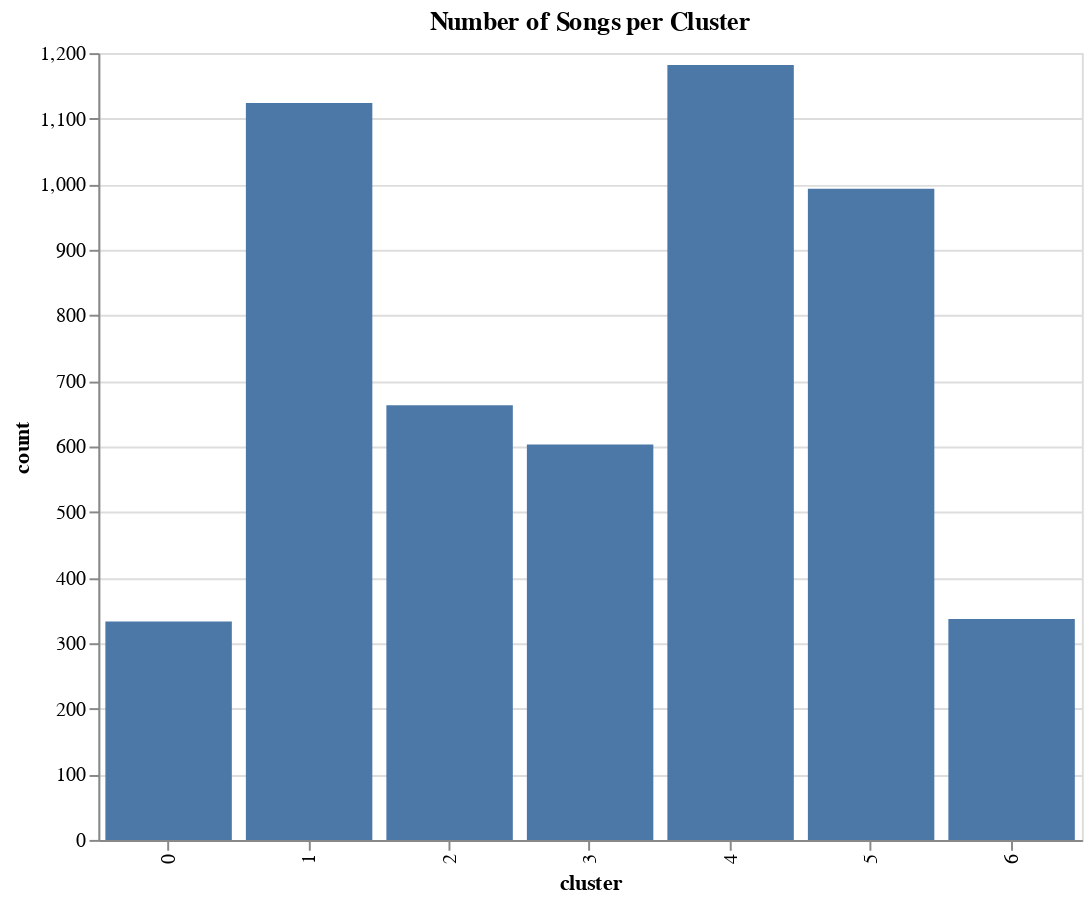

Notebook code cell kept with this figure:
### Code cell
cluster_sizes = df_kmean['cluster'].value_counts().reset_index()
cluster_sizes.columns = ['cluster','count']

alt.Chart(cluster_sizes).mark_bar().encode(
    x='cluster:N',
    y='count:Q',
    tooltip=['cluster','count']
).properties(title='Number of Songs per Cluster',
    width=500,
    height=400)

### Figure 1 — Vega-Lite specification as saved in the notebook (floating-point values rounded to 4 significant figures)
{"config": {"view": {"continuousWidth": 300, "continuousHeight": 300}}, "data": {"name": "data-f5aff80d1590a16bef9ff893ba045ebb"}, "mark": {"type": "bar"}, "encoding": {"tooltip": [{"field": "cluster", "type": "quantitative"}, {"field": "count", "type": "quantitative"}], "x": {"field": "cluster", "type": "nominal"}, "y": {"field": "count", "type": "quantitative"}}, "height": 400, "title": "Number of Songs per Cluster", "width": 500, "$schema": "https://vega.github.io/schema/vega-lite/v5.20.1.json", "datasets": {"data-f5aff80d1590a16bef9ff893ba045ebb": [{"cluster": 4, "count": 1182}, {"cluster": 1, "count": 1124}, {"cluster": 5, "count": 993}, {"cluster": 2, "count": 663}, {"cluster": 3, "count": 603}, {"cluster": 6, "count": 337}, {"cluster": 0, "count": 333}]}}
